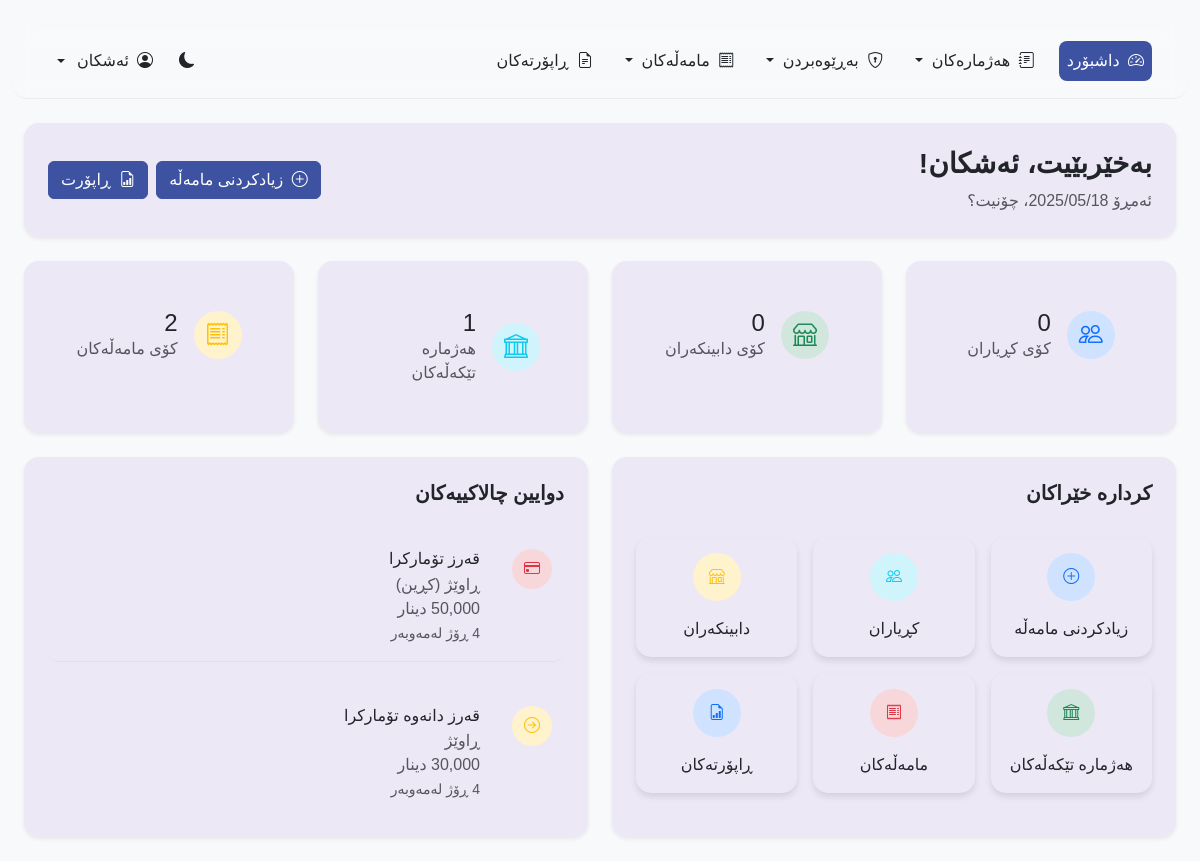
Before: /pages/dashboard.php (signed in) with the older database file.
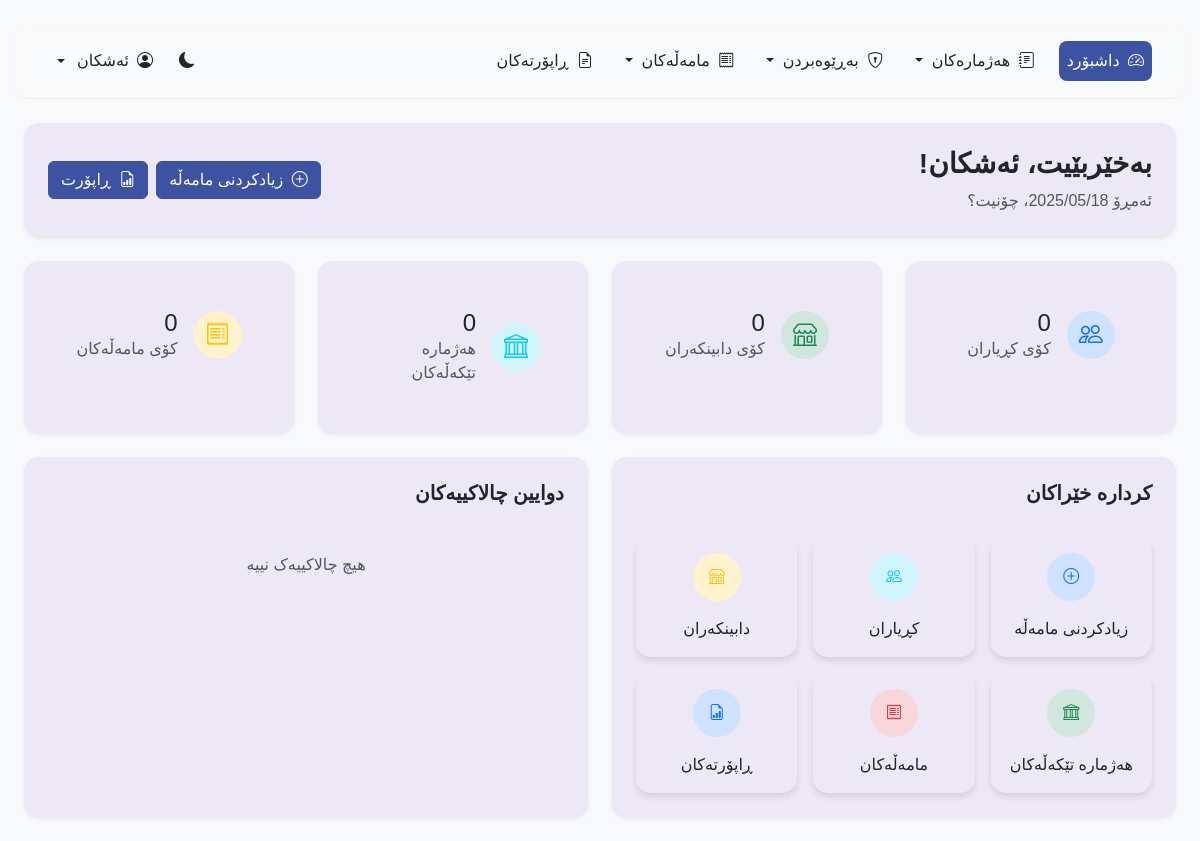
After: the same page with the newer database file.
### tables this page shows
CREATE TABLE `transactions` (
  `id` int(11) NOT NULL,
  `type` enum('credit','cash','advance','payment','collection','advance_refund','advance_collection') NOT NULL,
  `amount` decimal(10,2) NOT NULL,
  `date` date NOT NULL,
  `due_date` date DEFAULT NULL,
  `account_type` varchar(50) NOT NULL,
  `customer_id` int(11) DEFAULT NULL,
  `supplier_id` int(11) DEFAULT NULL,
  `mixed_account_id` int(11) DEFAULT NULL,
  `direction` enum('sale','purchase','advance_give','advance_receive') DEFAULT NULL COMMENT 'For mixed accounts: sale = we sell to them, purchase = we buy from them',
  `notes` text DEFAULT NULL,
  `created_by` int(11) DEFAULT NULL,
  `created_at` timestamp NOT NULL DEFAULT current_timestamp(),
  `is_deleted` tinyint(1) NOT NULL DEFAULT 0,
  `deleted_at` timestamp NULL DEFAULT NULL,
  `paid_amount` decimal(10,2) DEFAULT 0.00
);

CREATE TABLE `mixed_accounts` (
  `id` int(11) NOT NULL,
  `name` varchar(100) NOT NULL,
  `phone1` varchar(20) NOT NULL,
  `phone2` varchar(20) DEFAULT NULL,
  `guarantor_name` varchar(100) DEFAULT NULL,
  `guarantor_phone` varchar(20) DEFAULT NULL,
  `they_owe` decimal(10,2) NOT NULL DEFAULT 0.00,
  `we_owe` decimal(10,2) NOT NULL DEFAULT 0.00,
  `they_advance` decimal(10,2) NOT NULL DEFAULT 0.00,
  `we_advance` decimal(10,2) NOT NULL DEFAULT 0.00,
  `city` varchar(50) NOT NULL,
  `location` enum('inside','outside') NOT NULL DEFAULT 'inside',
  `notes` text DEFAULT NULL,
  `created_by` int(11) DEFAULT NULL,
  `created_at` timestamp NOT NULL DEFAULT current_timestamp(),
  `updated_at` timestamp NOT NULL DEFAULT current_timestamp() ON UPDATE current_timestamp()
);

### process/dashboard/dashboard.php (called while the page is built, shortened)
<?php
$db = Database::getInstance();
$stmt = $db->prepare("SELECT * FROM users WHERE id = ?");
$stmt->execute([$_SESSION['user_id']]);
$user = $stmt->fetch();
$stats = [
    'total_users' => $db->query("SELECT COUNT(*) FROM users")->fetchColumn(),
    'active_users' => $db->query("SELECT COUNT(*) FROM users WHERE is_active = 1")->fetchColumn(),
    'total_roles' => $db->query("SELECT COUNT(*) FROM roles")->fetchColumn(),
    'total_permissions' => $db->query("SELECT COUNT(*) FROM permissions")->fetchColumn()
];
$stats['total_customers'] = $db->query("SELECT COUNT(*) FROM customers")->fetchColumn();
$stats['total_suppliers'] = $db->query("SELECT COUNT(*) FROM suppliers")->fetchColumn();
$stats['total_mixed_accounts'] = $db->query("SELECT COUNT(*) FROM mixed_accounts")->fetchColumn();
$stats['total_transactions'] = $db->query("SELECT COUNT(*) FROM transactions")->fetchColumn();
$transaction_types = $db->query("
    SELECT type, COUNT(*) as count, SUM(amount) as total_amount
    FROM transactions
    WHERE type != ''
    GROUP BY type
")->fetchAll(PDO::FETCH_ASSOC);
$recent_transactions = $db->query("
    SELECT
        t.id,
        t.type,
        t.amount,
        t.date,
        t.customer_id,
        t.supplier_id,
        t.mixed_account_id,
        t.direction,
        t.created_at,
        c.name AS customer_name,
        s.name AS supplier_name,
        m.name AS mixed_account_name
    FROM
        transactions t
    LEFT JOIN
        customers c ON t.customer_id = c.id
    LEFT JOIN
        suppliers s ON t.supplier_id = s.id
    LEFT JOIN
        mixed_accounts m ON t.mixed_account_id = m.id
    ORDER BY t.created_at DESC
    LIMIT 5
")->fetchAll(PDO::FETCH_ASSOC);
return [
    'user' => $user,
    'stats' => $stats,
    'transaction_types' => $transaction_types,
    'recent_transactions' => $recent_transactions
];

### pages/dashboard.php (the view, shortened to what the changed rows need)
<?php
$dashboardData = require __DIR__ . '/../process/dashboard/dashboard.php';
$user = $dashboardData['user'];
$stats = $dashboardData['stats'];
$recent_transactions = $dashboardData['recent_transactions'];
?>
<!DOCTYPE html>
<html lang="ku" dir="rtl" data-bs-theme="<?php echo isset($_COOKIE['theme']) ? $_COOKIE['theme'] : 'light'; ?>">
<head>
    <link rel="stylesheet" href="https://cdn.jsdelivr.net/npm/bootstrap@5.3.2/dist/css/bootstrap.rtl.min.css">
    <link rel="stylesheet" href="https://cdn.jsdelivr.net/npm/bootstrap-icons@1.11.3/font/bootstrap-icons.min.css">
    <link rel="stylesheet" href="../assets/css/common.css">
    <link rel="stylesheet" href="../assets/css/navbar.css">
    <link rel="stylesheet" href="../assets/css/dashboard.css">
</head>
<body class="bg-body-tertiary">
    <div class="container-fluid py-4">
        <div class="container-fluid">
            <div class="row mb-4">
                <div class="col-12">
                    <div class="card border-0 shadow-sm">
                        <div class="card-body p-4">
                            <div class="d-flex flex-column flex-md-row justify-content-between align-items-md-center">
                                <div class="welcome-text mb-3 mb-md-0">
                                    <h1 class="h3 mb-2">بەخێربێیت، <?php echo htmlspecialchars($user['full_name']); ?>!</h1>
                                </div>
                            </div>
                        </div>
                    </div>
                </div>
            </div>
            <div class="row g-4 mb-4">
                <div class="col-12 col-sm-6 col-xl-3">
                    <div class="card h-100 border-0 shadow-sm stat-card">
                        <div class="card-body p-4">
                            <div class="d-flex align-items-center">
                                <div>
                                    <h3 class="fs-4 mb-0"><?php echo $stats['total_mixed_accounts']; ?></h3>
                                    <p class="text-muted mb-0">هەژمارە تێکەڵەکان</p>
                                </div>
                            </div>
                        </div>
                    </div>
                </div>
                <div class="col-12 col-sm-6 col-xl-3">
                    <div class="card h-100 border-0 shadow-sm stat-card">
                        <div class="card-body p-4">
                            <div class="d-flex align-items-center">
                                <div>
                                    <h3 class="fs-4 mb-0"><?php echo $stats['total_transactions']; ?></h3>
                                    <p class="text-muted mb-0">کۆی مامەڵەکان</p>
                                </div>
                            </div>
                        </div>
                    </div>
                </div>
            </div>
            <div class="row g-4">
                <div class="col-12 col-lg-6">
                    <div class="card border-0 shadow-sm h-100">
                        <div class="card-body">
                            <div class="activity-list">
                                <?php if (empty($recent_transactions)): ?>
                                <div class="text-center text-muted py-3">
                                    هیچ چالاکییەک نییە
                                </div>
                                <?php else: ?>
                                    <?php foreach ($recent_transactions as $index => $transaction):
                                        $typeText = "";
                                        $typeIcon = "";
                                        $typeClass = "";
                                        switch ($transaction['type']) {
                                            case 'credit':
                                                $typeText = "قەرز";
                                                $typeIcon = "credit-card";
                                                $typeClass = "danger";
                                                break;
                                            case 'payment':
                                                $typeText = "قەرز دانەوە";
                                                $typeIcon = "arrow-right-circle";
                                                $typeClass = "warning";
                                                break;
                                        }
                                        $accountName = "";
                                        if (!empty($transaction['customer_id']) && !empty($transaction['customer_name'])) {
                                            $accountName = $transaction['customer_name'];
                                        } elseif (!empty($transaction['supplier_id']) && !empty($transaction['supplier_name'])) {
                                            $accountName = $transaction['supplier_name'];
                                        } elseif (!empty($transaction['mixed_account_id']) && !empty($transaction['mixed_account_name'])) {
                                            $accountName = $transaction['mixed_account_name'];
                                            if ($transaction['direction'] === "sale") {
                                                $accountName .= " (فرۆشتن)";
                                            } elseif ($transaction['direction'] === "purchase") {
                                                $accountName .= " (کڕین)";
                                            }
                                        }
                                        $created_at = new DateTime($transaction['created_at']);
                                        $now = new DateTime();
                                        $interval = $now->getTimestamp() - $created_at->getTimestamp();
                                        if ($interval < 60) {
                                            $timeAgo = $interval . ' چرکە لەمەوبەر';
                                        } elseif ($interval < 3600) {
                                            $minutes = floor($interval / 60);
                                            $timeAgo = $minutes . ' خولەک لەمەوبەر';
                                        } elseif ($interval < 86400) {
                                            $hours = floor($interval / 3600);
                                            $timeAgo = $hours . ' کاتژمێر لەمەوبەر';
                                        } elseif ($interval < 2592000) {
                                            $days = floor($interval / 86400);
                                            $timeAgo = $days . ' ڕۆژ لەمەوبەر';
                                        } elseif ($interval < 31536000) {
                                            $months = floor($interval / 2592000);
                                            $timeAgo = $months . ' مانگ لەمەوبەر';
                                        } else {
                                            $years = floor($interval / 31536000);
                                            $timeAgo = $years . ' ساڵ لەمەوبەر';
                                        }
                                        $isLast = ($index === count($recent_transactions) - 1);
                                    ?>
                                    <div class="activity-item d-flex align-items-start <?php echo !$isLast ? 'mb-3 pb-3 border-bottom' : ''; ?>">
                                        <div class="activity-icon bg-<?php echo $typeClass; ?>-subtle text-<?php echo $typeClass; ?> rounded-circle p-2 me-3">
                                            <i class="bi bi-<?php echo $typeIcon; ?>"></i>
                                        </div>
                                        <div class="activity-info">
                                            <h6 class="mb-1"><?php echo $typeText; ?> تۆمارکرا</h6>
                                            <p class="mb-0 text-muted"><?php echo htmlspecialchars($accountName); ?></p>
                                            <p class="mb-0 text-muted"><?php echo number_format($transaction['amount']); ?> دینار</p>
                                            <small class="text-muted"><?php echo $timeAgo; ?></small>
                                        </div>
                                    </div>
                                    <?php endforeach; ?>
                                <?php endif; ?>
                            </div>
                        </div>
                    </div>
                </div>
            </div>
        </div>
    </div>
</body>
</html>

Changed rows visible on the page:
removed transactions: mixed_account "1", id "2", type "قەرز", accountName "ڕاوێژ (کڕین)", amount "50,000", created_at "4 ڕۆژ لەمەوبەر"
removed transactions: type "قەرز دانەوە", mixed_account.name "ڕاوێژ", amount "30,000", created_at "4 ڕۆژ لەمەوبەر"
Other visible differences:
$stats['total_mixed_accounts']: (not shown) → "0"
$stats['total_transactions']: (not shown) → "0"
text now shown: "هیچ چالاکییەک نییە"
